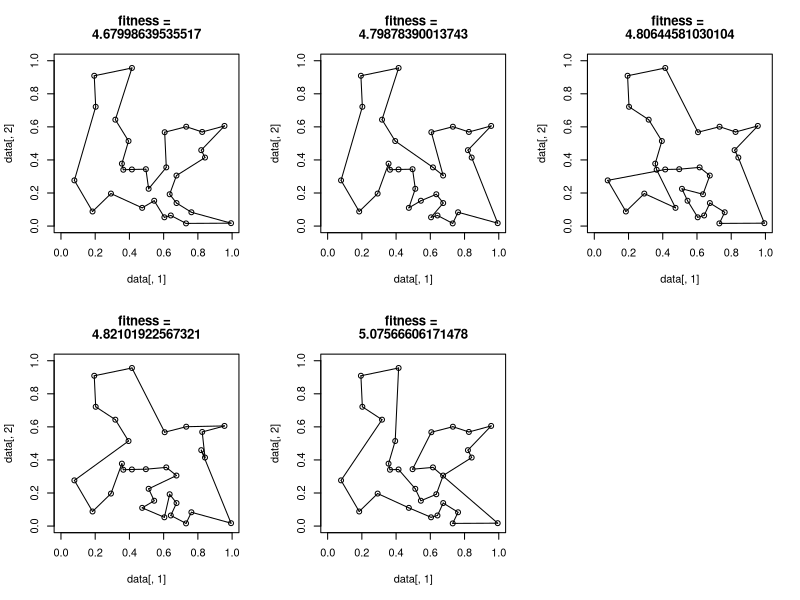

Write the R code that produced this figure.
## ---- chunk 1
croisement_order1 <- function(list1,list2){
  n <- length(list1)
  XP<- sample(n, 2)
  XP1 <- min(XP)
  XP2 <- max(XP)
  fils <- rep(0,n)
  fils[XP1:XP2] <- list1[XP1:XP2]
  XP2_1 = (XP2 + 1) %% n
  XP2_1 = ifelse(XP2_1==0,n,XP2_1)

  if (XP2_1 == n) {
    ind = c(XP2_1, 1:(XP2_1-1))}
  else if (XP2_1 == 1){
    ind = XP2_1:n
  }
  else{
    ind = c( XP2_1:n, 1:(XP2_1-1))}

  t = which(fils[ind] == 0)
  l2 = which(!(list2[ind] %in% fils))

  fils[ind[t]] = list2[ind[l2]]
  return(fils)
  }
  
## ---- chunk 2
mutation_im <- function(parent, Pm){
  fils = parent
  alpha = runif(1)
  if (alpha < Pm){
    n <- length(parent)
    XP <- sample(1:(n-1),2)
    XP1 <- min(XP)
    XP2 <- max(XP)
    fils<- c(c(fils[1:XP1], rev(fils[(XP1+1):XP2])), fils[(XP2+1):n])}
  return(fils)
}
## ---- chunk 3
selection_tournoi <- function(fitness, select,t){
  n <- length(fitness)
  #print(fitness)
  if  (t > 1 || t < 0){stop("t must in [0,1]")}
  ind <- sample(1:n, size = floor(t * n))
  #print(fitness[ind])
  t<- order(fitness[ind])
  index <- ind[t]
  #print(fitness[ind[t]])
  return(index[1:select])
}

## ---- chunk 4
genetics_TSP <- function(data, nb_Chrom = 20, select =  floor(dim(data)[1]/2), Pm = 0.03, iterMax = 10, Px = 0.9, t = 0.6)
{
  n <- dim(data)[1]
  if (n >= 15){select = floor(n/3)}
  
  ### matrice des distances entre villes
  distances <- as.matrix(dist(data))
  fitness <- matrix(0,nrow = select,ncol = iterMax)
  #### initialisation
  chrom <- t(apply(matrix(0, nb_Chrom, n), 1, function(x) sample(n)))
  fils <- t(apply(matrix(0, nb_Chrom, n), 1, function(x) sample(n)))
            
  for(i in 1:iterMax)
  {

    dist_tours <- rep(0, nb_Chrom)
    for(k in 1:nb_Chrom)
    {

      for(j in 1:(n-1)){dist_tours[k] <- dist_tours[k] + distances[chrom[k,j],chrom[k,j+1]]} 
      dist_tours[k] <- dist_tours[k] + distances[chrom[k,n],chrom[k,1]]
    }

    index_ord <- order(dist_tours)[1:select]
    chrom[1:select, ] <- chrom[index_ord, ]
    
    fitness[,i] <- dist_tours[index_ord]
    taille <- select
    if (n >= 15) {
      distinct <- unique(chrom[1:select,])
    
      taille <- nrow(distinct)
      chrom[1:taille,] <- distinct[1:taille,]
    }

    for(k in seq(taille+1, n-1, by = 2)){
      alpha = runif(1)
      if (alpha < Px){
        index = selection_tournoi(order(dist_tours)[1:select],select = 2,t = t)

        chrom[k,] = mutation_im(croisement_order1(chrom[index[1],], chrom[index[2],]),Pm = Pm)
        chrom[k+1,] = mutation_im(croisement_order1(chrom[index[2],], chrom[index[1],]),Pm = Pm)
      }
    }
    if(k < n-1){
      alpha = runif(1)
      if (alpha < Px){
        index = selection_tournoi(order(dist_tours)[1:select],select = 2,t = t)
        chrom[n,] <- mutation_im(croisement_order1(chrom[index[2],], chrom[index[1],]),Pm = Pm)}
   #chrom = fils  
      
    }
    #print(dim(chrom))
    

    }
  
  return (list(chrom = chrom, fitness_best = fitness))#, #fils = fils))
}
## ---- chunk 5

TSP_group5 = function(data, n_rep, limit, p_m = 0.6){
   n <- dim(data)[1]
   nb_chrom = 3*n
   iterMax = floor(limit/(n_rep*nb_chrom))
   
   if(n == 20 & limit==10^4){  
    nb_chrom = n
    iterMax = floor(limit/(n_rep*nb_chrom))
   }
   if(n == 30 & limit==10^5){  
    nb_chrom = 4*n
    iterMax = floor(limit/(n_rep*nb_chrom))
   }
   if(n == 40 & limit==10^6){
   iterMax = 10*n
   nb_chrom = floor(limit/(iterMax*n_rep))
   }
   #print(iterMax)
  #print(iterMax)
  
  resultats = matrix(0, nrow = n_rep, ncol = n)
  fitness = c()
  
  for(i in 1:n_rep){
    #print(i)
    res <- genetics_TSP(data, iterMax = iterMax, nb_chrom, Pm = 0.6)
    #print(length(res$fitness_best[1,]))
    #print("-------------")
    #print(dim(fitness))
    
    fitness <- c(fitness, res$fitness_best[1,iterMax])
    resultats[i,] = res$chrom[1,]
  }


  return(list(fitness = fitness, resultats = resultats))
}
## ---- chunk 6
# EVALUATION  pour 20
n = 20
villes20 <- matrix(runif(2*n), n, 2)
res20 = TSP_group5(villes20, 5, 10^4, p_m=0.05)
print("Distances totales des 5 essaies (parcours): ")
res20$fitness
## ---- chunk 7
# EVALUATION  pour 30
n = 30
villes30 <- matrix(runif(2*n), n, 2)
res30 = TSP_group5(villes30, 5, 10^5, p_m = 0.03)
print("Distances totales des 5 essaies (parcours): ")
res30$fitness
## ---- chunk 8
# EVALUATION  pour 40
n = 40
villes40 <- matrix(runif(2*n), n, 2)
res40 = TSP_group5(villes40, 5, 10^6, p_m = 0.01)
print("Distances totales des 5 essaies (parcours): ")
res40$fitness
## ---- chunk 9

resultats = res30$resultats

fitness = res30$fitness

index = order(fitness)

data = villes30
#### PLOT
par(mfrow = c(2,3))
for(i in 1:5){
  tour <- resultats[index[i],]
    
  plot(data[,1], data[,2], xlim = c(0,1), ylim = c(0,1))
  for(j in 1:(length(tour)-1)){segments(x0 = data[tour[j],1],
                                          y0 = data[tour[j],2], 
                                          x1 = data[tour[j+1],1], 
                                          y1 = data[tour[j+1],2], lwd = 1)}
  segments(x0 = data[tour[length(tour)],1],
            y0 = data[tour[length(tour)],2], 
            x1 = data[tour[1],1], 
            y1 = data[tour[1],2], lwd = 1)
  title(c("fitness = ", toString(fitness[index[i]])))
}
